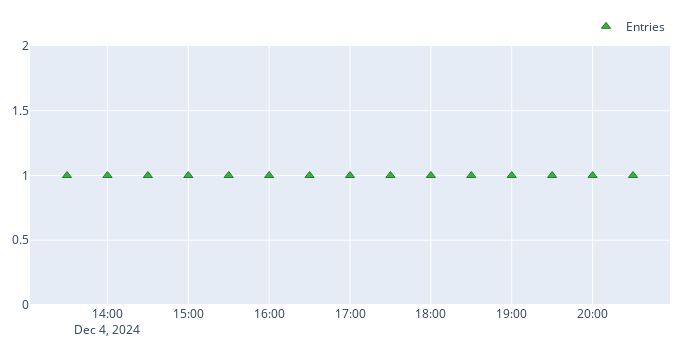

Notebook code for this chart:
### Code cell
entries.plot(column=(30, 'MES')).show()

### Figure 1 — Plotly figure (JSON) as saved in the notebook; plotly's stock layout.template omitted (floating-point values rounded to 4 significant figures)
{"data": [{"marker": {"color": "#37B13F", "line": {"color": "rgb(38,123,44)", "width": 1}, "size": 8, "symbol": "triangle-up"}, "mode": "markers", "name": "Entries", "showlegend": true, "type": "scatter", "uid": "7d9869ee-a643-448a-a758-c111719fca8f", "x": ["2024-12-04T13:30:00+00:00", "2024-12-04T14:00:00+00:00", "2024-12-04T14:30:00+00:00", "2024-12-04T15:00:00+00:00", "2024-12-04T15:30:00+00:00", "2024-12-04T16:00:00+00:00", "2024-12-04T16:30:00+00:00", "2024-12-04T17:00:00+00:00", "2024-12-04T17:30:00+00:00", "2024-12-04T18:00:00+00:00", "2024-12-04T18:30:00+00:00", "2024-12-04T19:00:00+00:00", "2024-12-04T19:30:00+00:00", "2024-12-04T20:00:00+00:00", "2024-12-04T20:30:00+00:00"], "y": [1, 1, 1, 1, 1, 1, 1, 1, 1, 1, 1, 1, 1, 1, 1]}], "layout": {"height": 350, "legend": {"orientation": "h", "traceorder": "normal", "x": 1, "xanchor": "right", "y": 1.02, "yanchor": "bottom"}, "margin": {"b": 30, "l": 30, "r": 30, "t": 30}, "width": 700}}
